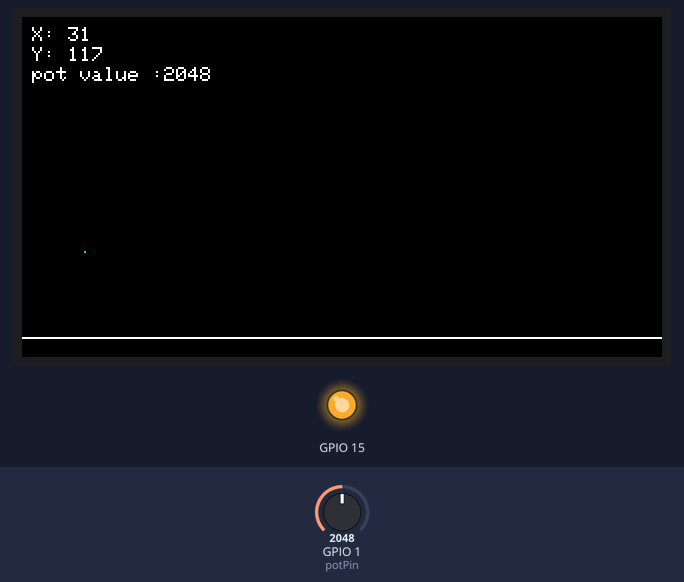
The sketch below on a simulated ESP32. On the bench: 320×170 colour display, output pins drawn as LEDs (lit = HIGH). The test bench sets the inputs (shaded band); at power-on: GPIO 1 (potPin) = 2048.

Above: at 1.5 s.
1.6 s: GPIO 1 (potPin) set to 2866
At 1.86 s:
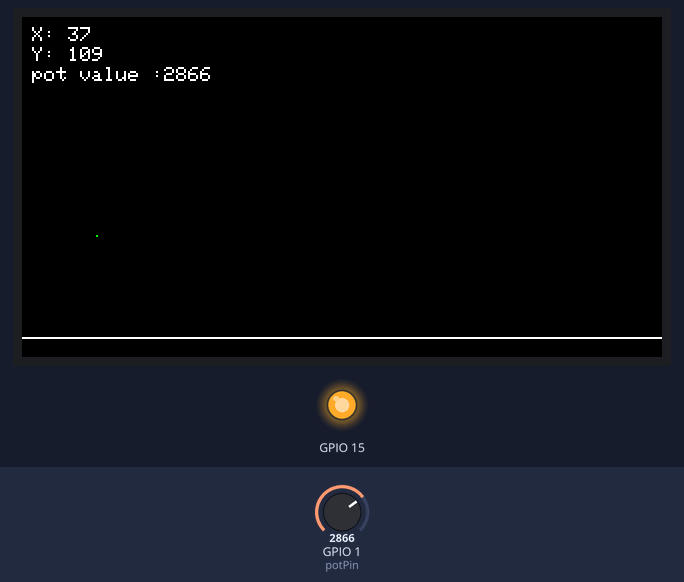
3.2 s: GPIO 1 (potPin) set to 3603
At 3.46 s:
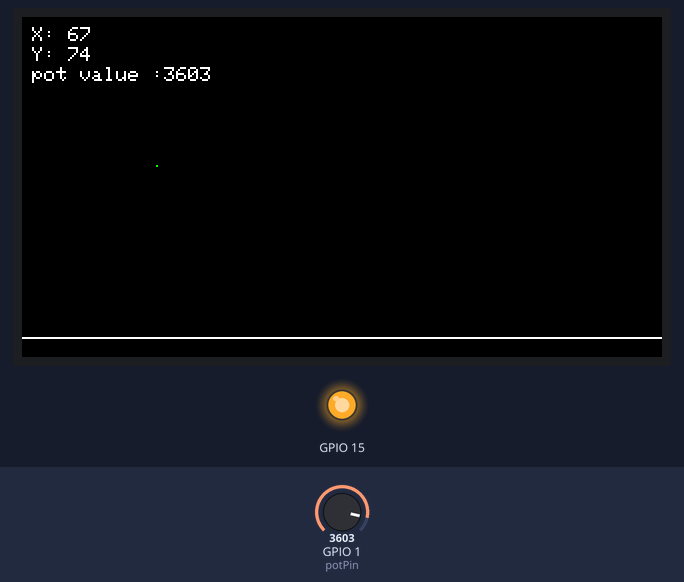
4.8 s: GPIO 1 (potPin) set to 4095
At 17.6 s:
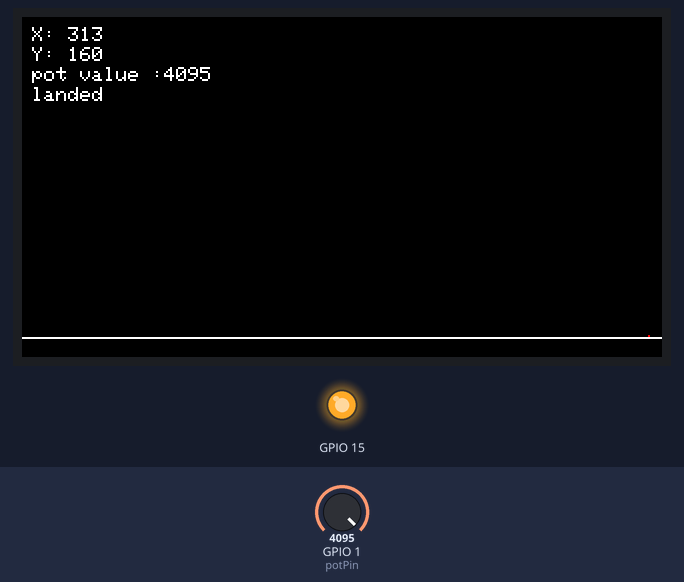

The sketch:

gravity.ino
```cpp
#include <TFT_eSPI.h>
#include <Wire.h>


TFT_eSPI tft = TFT_eSPI();
TFT_eSprite img = TFT_eSprite(&tft);

#define SaddamColor 0xEAC0

const int potPin = 1;


unsigned long previousMillis = 0;
const unsigned long interval = 60;
int ground = 160;


int boxTop = 320;
int boxBottom = 0;
int boxLeft = 0;
int noxRight = 170 ;


int gravity = 10;
float distance = 0;
float speedY = -50;
float speedX = 40;
float x = 10;
float y = 150;
int potValue = 0;

bool hasTouchedGround = false;

void setup() {
  tft.init();
  tft.setRotation(3);
  tft.setSwapBytes(true);

  tft.fillScreen(TFT_BLACK);
  img.createSprite(320, 170);
  img.setTextDatum(4);
  img.setTextColor(TFT_WHITE, TFT_BLACK);

  pinMode(15, OUTPUT);
  digitalWrite(15, 1);

  img.pushSprite(0, 0);
}
void launchDraw() {
  img.fillSprite(TFT_BLACK);


  img.drawFastHLine(0, ground, 320, TFT_WHITE);


  if (y < ground) {
    img.drawPixel((int)x, (int)y, TFT_GREEN);
    hasTouchedGround = false;
  } else {
    img.drawPixel((int)x, ground - 1, TFT_RED);
    hasTouchedGround = true;
    speedY = 0;
  }


  img.setCursor(5, 5);
  img.print("X: ");
  img.print((int)x);
  img.setCursor(5, 15);
  img.print("Y: ");
  img.print((int)y);
  img.setCursor(5, 25);
  img.print("pot value :");
  img.print(potValue);

  if (hasTouchedGround) {
    img.setCursor(5, 35);
    img.print("landed");
  }


  img.pushSprite(0, 0);
}

void loop() {

  potValue = analogRead(potPin);

  unsigned long currentMillis = millis();

  if (currentMillis - previousMillis >= interval) {
    previousMillis = currentMillis;

    if (y < ground) {
      x += 3;
      speedY += gravity * 0.1;
      y += speedY * 0.1;
    }
    launchDraw();
  }
}
```
